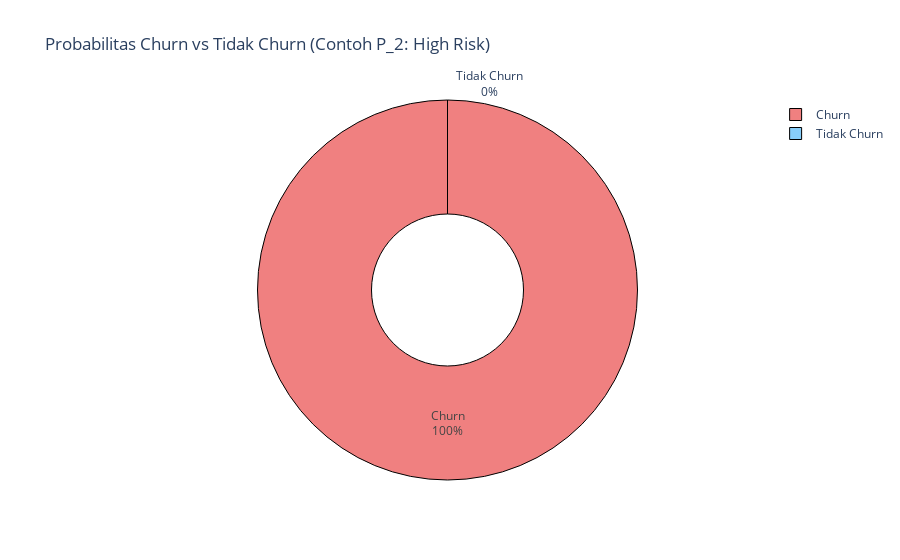

Here is the notebook cell this chart was saved with:
### Markdown cell above
## 7.2 Naive Bayes (GaussianNB)

### Code cell
# --- Langkah 1 & 2: Muat dan Bersihkan Data ---
file_path = 'DATA_SET_1_UTS - Customer_Churn_data.csv'
df = pd.read_csv(file_path)

df = df.drop('customer_id', axis=1)
df['total_charges'] = pd.to_numeric(df['total_charges'], errors='coerce')

# --- Langkah 3: Preprocessing Setup (Robust) ---
X = df.drop('churn', axis=1)
y = df['churn']

numerical_features = ['tenure', 'monthly_charges', 'total_charges', 'monthly_usage_gb', 'customer_service_calls']
categorical_features = ['contract_type', 'payment_method']
binary_features = ['paperless_billing', 'online_security', 'online_backup', 'device_protection', 'tech_support', 'streaming_tv', 'streaming_movies']

# Pipelines
numerical_pipeline = Pipeline(steps=[('imputer', IterativeImputer(random_state=42)), ('scaler', StandardScaler())])
categorical_pipeline = Pipeline(steps=[('imputer', SimpleImputer(strategy='most_frequent')), ('onehot', OneHotEncoder(handle_unknown='ignore', sparse_output=False))])

# Pipeline untuk Biner (untuk mengatasi ValueError)
binary_pipeline = Pipeline(steps=[('imputer', SimpleImputer(strategy='most_frequent')), ('scaler', StandardScaler())])

# ColumnTransformer DENGAN REMAINDER='DROP' (Paling Aman dari string)
preprocessor = ColumnTransformer(
    transformers=[
        ('num', numerical_pipeline, numerical_features),
        ('cat', categorical_pipeline, categorical_features),
        ('bin', binary_pipeline, binary_features) # Diurus secara eksplisit
    ],
    remainder='drop' 
)

# Split Data
X_train, X_test, y_train, y_test = train_test_split(X, y, test_size=0.3, random_state=42, stratify=y)

# --- Langkah 4: Training Model Naive Bayes ---
clf_pipeline = Pipeline(steps=[
    ('preprocessor', preprocessor),
    ('classifier', GaussianNB())
])

clf_pipeline.fit(X_train, y_train)

# --- Langkah 5: Fungsi Prediksi Batch (Dengan Plotly) ---
def predict_batch(clf_pipeline, X_columns):
    """
    Melakukan prediksi untuk 5 contoh profil pelanggan.
    Menampilkan hasil 5 contoh dalam tabel dan Pie Chart Plotly untuk membandingkan probabilitas CHURN vs TIDAK CHURN pada Contoh 2 (High Risk).
    """
    
    # 5 Contoh Data Input
    data_examples = [
        # Contoh 1: Low Risk
        [70.0, 25.00, 1750.00, 150.0, 0, 'Two year', 'Bank transfer', 0, 1, 1, 1, 1, 1, 1],
        # Contoh 2: High Risk <--- INI YANG AKAN DIVISUALISASI
        [2.0, 105.00, 210.00, 300.0, 3, 'Month-to-month', 'Electronic check', 1, 0, 0, 0, 0, 0, 0],
        # Contoh 3: Medium Risk
        [30.0, 85.00, 2550.00, 250.0, 2, 'One year', 'Credit card', 1, 1, 0, 0, 0, 1, 0],
        # Contoh 4: Low Value/Low Risk 
        [12.0, 19.95, 239.40, 50.0, 1, 'Month-to-month', 'Mailed check', 0, 0, 0, 0, 0, 0, 0],
        # Contoh 5: High Value/Low Risk
        [48.0, 150.00, 7200.00, 400.0, 1, 'Two year', 'Bank transfer', 1, 1, 1, 1, 1, 1, 1]
    ]
    
    df_predict = pd.DataFrame(data_examples, columns=X_columns)
    
    # Memaksa tipe data numerik
    # Asumsi: numerical_features dan binary_features didefinisikan secara global
    for col in numerical_features + binary_features: 
        df_predict[col] = pd.to_numeric(df_predict[col], errors='coerce')

    # Lakukan Prediksi
    probabilitas = clf_pipeline.predict_proba(df_predict)
    
    results = []
    for i, prob in enumerate(probabilitas):
        prob_tidak = prob[0]
        prob_ya = prob[1]
        hasil_prediksi = "CHURN" if prob_ya > prob_tidak else "TIDAK CHURN"
        
        results.append({
            'Contoh': f"P_{i + 1}", 
            'Tenure (bln)': data_examples[i][0],
            'Contract': data_examples[i][5],
            'Monthly Charge ($)': data_examples[i][1],
            'Prob_Tidak_Churn': prob_tidak,
            'Prob_Churn': prob_ya,
            'Prediksi_Akhir': hasil_prediksi
        })

    df_results = pd.DataFrame(results)
    
    # --- Output Tabel ---
    print("\n=================================================")
    print("=== Hasil Prediksi untuk 5 Contoh Profil ===")
    print("=================================================")
    print(df_results[['Contoh', 'Tenure (bln)', 'Contract', 'Prob_Churn', 'Prediksi_Akhir']].to_markdown(index=False))
    print("-------------------------------------------------")
    
    # --- Visualisasi Pie Chart Plotly (Hanya untuk Contoh 2 / P_2) ---
    
    # Ambil probabilitas Contoh 2
    prob_2 = df_results[df_results['Contoh'] == 'P_2'].iloc[0]
    
    # Siapkan data untuk Pie Chart
    pie_data = pd.DataFrame({
        'Kategori': ['Tidak Churn', 'Churn'],
        'Probabilitas': [prob_2['Prob_Tidak_Churn'], prob_2['Prob_Churn']]
    })
    
    fig = px.pie(
        pie_data, 
        values='Probabilitas', 
        names='Kategori', 
        title=f'Probabilitas Churn vs Tidak Churn (Contoh P_2: High Risk)',
        color='Kategori',
        color_discrete_map={'Tidak Churn': 'lightskyblue', 'Churn': 'lightcoral'}
    )
    
    # Jadikan Donut Chart dan tampilkan persentase
    fig.update_traces(hole=.4, textinfo='percent+label', marker=dict(line=dict(color='#000000', width=1)))
    fig.show() 
    
    return df_results

# ===============================
# Jalankan Program
# ===============================
df_results_final = predict_batch(clf_pipeline, X.columns)

# Tulis hasilnya ke CSV
df_results_final.to_csv('churn_batch_prediction_results_plotly_pie.csv', index=False)

### Figure 1 — Plotly figure (JSON) as saved in the notebook; plotly's stock layout.template omitted (floating-point values rounded to 4 significant figures)
{"data": [{"customdata": [["Tidak Churn"], ["Churn"]], "domain": {"x": [0, 1], "y": [0, 1]}, "hole": 0.4, "hovertemplate": "Kategori=%{customdata[0]}<br>Probabilitas=%{value}<extra></extra>", "labels": ["Tidak Churn", "Churn"], "legendgroup": "", "marker": {"colors": ["lightskyblue", "lightcoral"], "line": {"color": "#000000", "width": 1}}, "name": "", "showlegend": true, "textinfo": "percent+label", "type": "pie", "values": [0.0, 1.0]}], "layout": {"legend": {"tracegroupgap": 0}, "title": {"text": "Probabilitas Churn vs Tidak Churn (Contoh P_2: High Risk)"}}}
